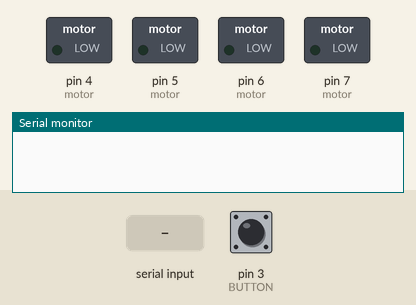
This sketch was run on a simulated Arduino Leonardo, built with avr-gcc and run on an emulated ATmega32U4. Shown: switched loads named in the sketch (green lamp = pin HIGH), the last lines printed to the serial monitor. Inputs (shaded band) come from the test bench; at power-on: pin 3 (BUTTON) LOW.

Above: at 1.2 s.
1.3 s: pin 3 (BUTTON) pulled HIGH for 0.15 s
At 1.42 s:
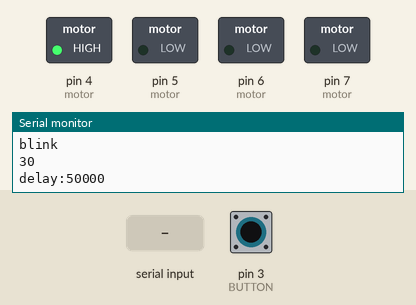
At 1.92 s:
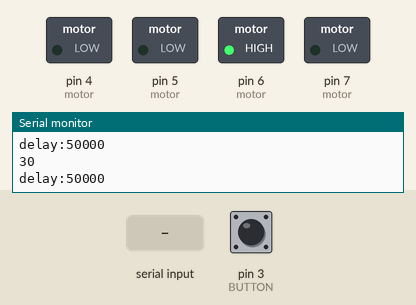
3.7 s: ",\n" received over the second serial link
5.2 s: "0\n" received over the second serial link
6.7 s: "1,90,45\n" received over the second serial link
Timing chart, 0 to 9.2 s (numbered marks = the images above; inputs shaded):
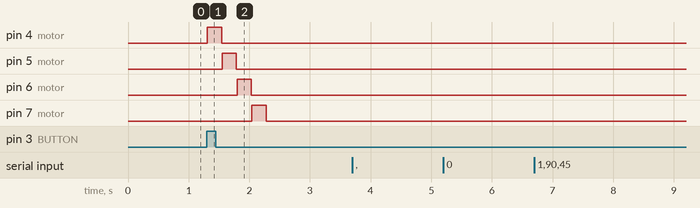

Measured:
- after the input at 1.3 s, pin 4 (motor): LOW → HIGH at once, → LOW 0.24 s later; pin 5 (motor): LOW → HIGH after 0.25 s, → LOW 0.24 s later; pin 6 (motor): LOW → HIGH after 0.50 s, → LOW 0.24 s later; pin 7 (motor): LOW → HIGH after 0.74 s, → LOW 0.24 s later

The sketch:

Palette.ino
```cpp
#define LED 13
#define BUTTON 3
#define ADA 8
#define C 4
#define M 5
#define Y 6
#define K 7

#define printing 13


const unsigned long base = 200000;

String come = "";
String data = "";
int cmyk[4] = {30, 30, 30, 30};

int state;//状态机

const int motor[4] = {C, M, Y, K};

void setup()
{
  Serial1.begin(9600);
  while (!Serial1) ;
  come = "";
  state = 0;

  for (int i = 0 ; i < 4 ; i++) {
    pinMode(motor[i], OUTPUT);
    digitalWrite(motor[i], LOW);
  }
  digitalWrite(printing, LOW);
  //interrupt
  attachInterrupt(digitalPinToInterrupt(BUTTON), print_ISR, RISING);

}


void divide() {
  int count = 0 ;
  String tmp = "";
  //Serial.println(data.length());
  for (int i = 0 ; i < data.length() ; i++)
  {
    if (data[i] == ',') {
      //Serial.print(tmp.toInt());
      cmyk[count] = tmp.toInt();
      count++;
      tmp = "";
      continue;
    }
    tmp += data[i];
  }
  cmyk[count] = tmp.toInt();
  for (int i = 0 ; i < 4 ; i++)
  {
    Serial.println(cmyk[i]);
  }
}

bool check() {
  if (come[come.length() - 1] == '\n')
    return true;
  else
    return false;
}


void output(int portion, int total, int pin) {
  digitalWrite(pin, HIGH);
  unsigned long exe = ((unsigned long)portion) * base / ((unsigned long)total);
  Serial.print("delay:");
  Serial.println(exe);
  delay(exe);
  digitalWrite(pin, LOW);
  delay(1000);
}

void print_ISR() {
  Serial.println("blink");

  if (1) {
  //if (data.length() > 0) {
    digitalWrite(printing, HIGH);
    int total = 0;
    for (int i = 0 ; i < 4 ; i++) {
      total += cmyk[i];
    }

    for (int i = 0 ; i < 4 ; i++)
    {
      Serial.println(cmyk[i]);
      delay(1000);
      output(cmyk[i], total, motor[i]);
    }
  }

  delay(1000);
  digitalWrite(printing, LOW);
  //digitalWrite(test, LOW);
}

void loop()
{
  switch (state) {
    case 0:
      if (Serial1.available())
      {
        char in = (char)Serial1.read();
        come += in;
      }
      if (check()) {
        state = 1;
        Serial.print(come);
      }
      break;

    case 1:
      data = come;
      Serial.print("data= " + data);
      come = "";
      divide();
      delay(200);
      state = 0;
      break;
  }
}
```
